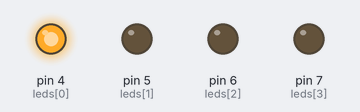
A sketch run on a simulated Arduino Uno, built with avr-gcc and run on an emulated ATmega328P. Shown: output pins drawn as LEDs (lit = HIGH).

Above: at 0.1 s.
At 0.9 s:
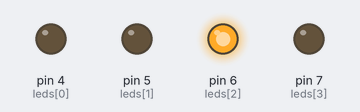
At 1.3 s:
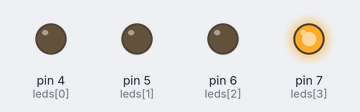
At 2.1 s:
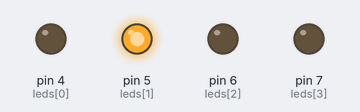
At 3.5 s:
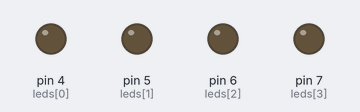
Timing chart, 0 to 3.8 s (numbered marks = the images above):
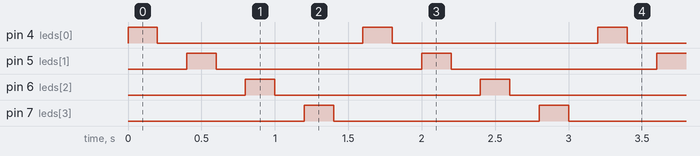

The sketch:

Ejemplo2Mejor.ino
```cpp
//ACM Taller Arduino 8-Mayo-2014
//Ejemplo 2 mejorado

int tiempo = 200;
int leds[] = {4,5,6,7};
void setup()
{

  for(int i=0;i<4;i++) pinMode(leds[i],OUTPUT);
}

void loop()
{

  secuencia();

}


void secuencia()
{
 for (int i = 0; i < 4; i++)
 {
   digitalWrite(leds[i],HIGH);
   delay(tiempo);
   digitalWrite(leds[i],LOW);
   delay(tiempo);
 }
}
```

Measured:
- by itself, pin 4 (leds[0]), pin 5 (leds[1]), pin 6 (leds[2]), pin 7 (leds[3]): alternates HIGH for 0.20 s and LOW for 1.4 s
- by itself, everything shown: repeats every 1.6 s, in 8 steps
